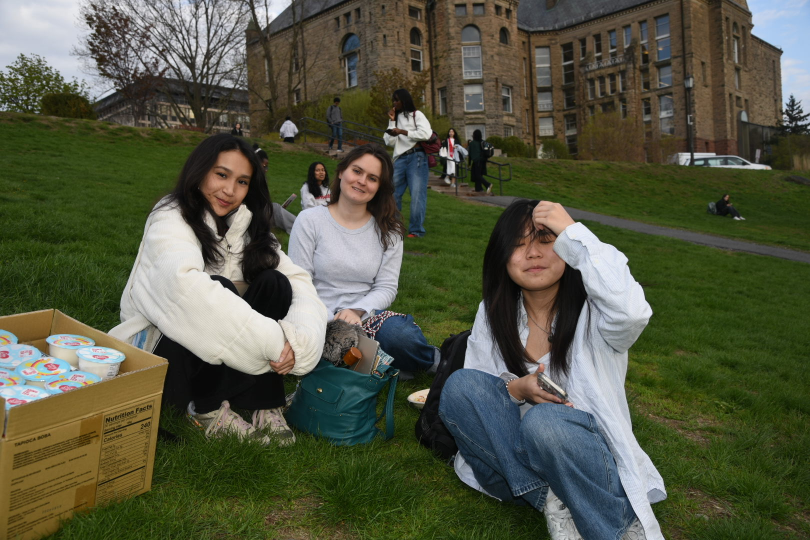
#> input picture images/gallery/IMG_1819.JPG, 1620 x 1080 px (shown at 1/2 size)
$ python compress_images.py ../images/gallery/IMG_1819.JPG ../images/gallery/IMG_1870.JPG
#> lines starting #> are read from the running program, lines starting #| are printed output that depends on the picture
#!/usr/bin/env python3
"""Resize+recompress images for the CUSail site: max 900px long side, JPEG q82."""
import sys
from pathlib import Path
from PIL import Image, ImageOps

MAX_DIM = 900
JPEG_QUALITY = 82

def process_one(src: Path, dest: Path):
    img = Image.open(src)
#> img is the input picture: PIL image 1620x1080 RGB; mean R, G, B 83.7, 86.7, 66.3
    img = ImageOps.exif_transpose(img)
    img = img.convert("RGB") if img.mode in ("RGBA", "P") else img
    w, h = img.size
#> w = 1620; h = 1080
    scale = MAX_DIM / max(w, h)
#> scale = 0.556
    if scale < 1:
        img = img.resize((round(w * scale), round(h * scale)), Image.LANCZOS)
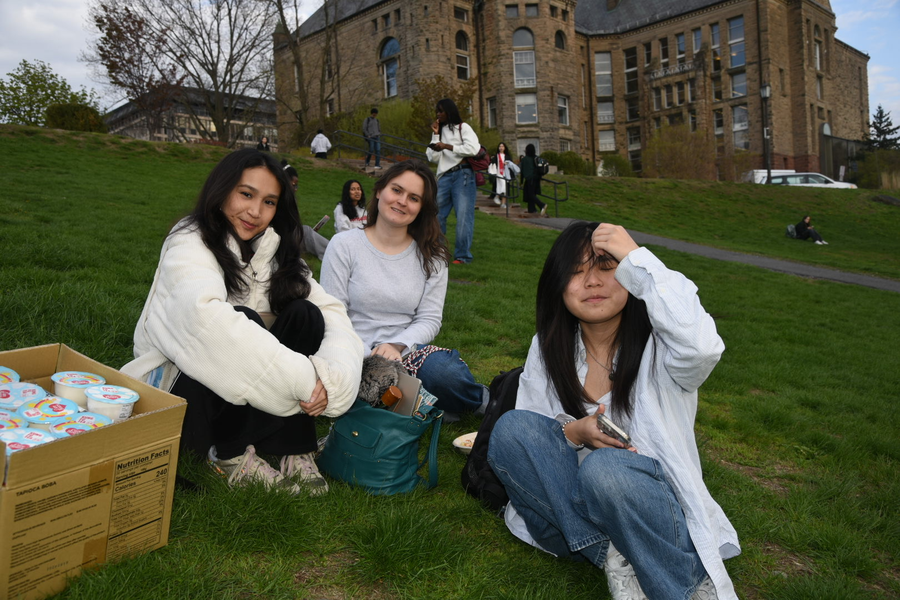
#> img: PIL image 900x600 RGB; mean R, G, B 83.7, 86.7, 66.3
    dest.parent.mkdir(parents=True, exist_ok=True)
    if dest.suffix.lower() in (".jpg", ".jpeg"):
        img.save(dest, "JPEG", quality=JPEG_QUALITY, optimize=True)
    else:
        img.save(dest, optimize=True)

def main():
    if len(sys.argv) != 3:
        print("usage: compress_images.py <src_file_or_dir> <dest_dir>")
        sys.exit(1)
    src, dest_dir = Path(sys.argv[1]), Path(sys.argv[2])
    files = [src] if src.is_file() else [
        p for p in src.rglob("*") if p.suffix.lower() in (".jpg", ".jpeg", ".png")
    ]
    for f in files:
        rel = f.name if src.is_file() else f.relative_to(src)
        out = dest_dir / rel
        process_one(f, out)
#> (the run stopped early here; a loop or call above may not have finished)

$ run again, on images/gallery/IMG_1890.JPG
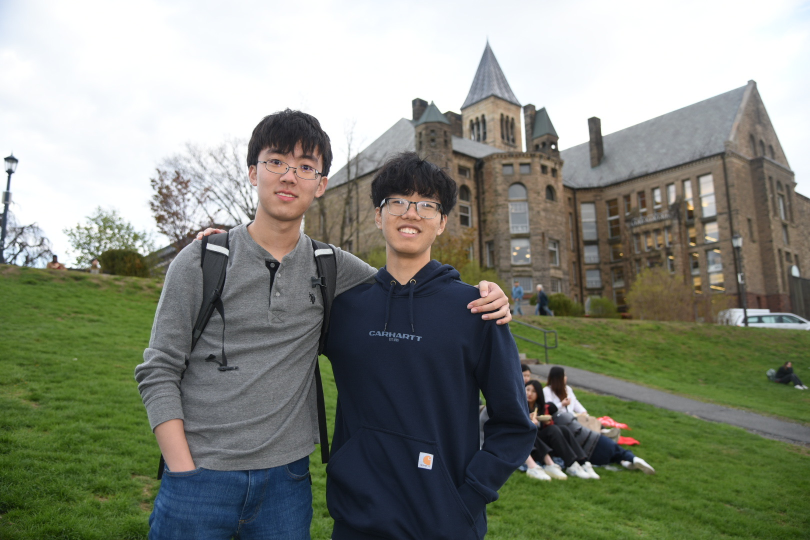
#> input picture images/gallery/IMG_1890.JPG, 1620 x 1080 px (shown at 1/2 size)
#> in process_one, img is the input picture: PIL image 1620x1080 RGB; mean R, G, B 133.2, 137.9, 125.4
#> in process_one, `img = img.resize((round(w * scale), round(h * scale)), Image.LANCZOS)`:
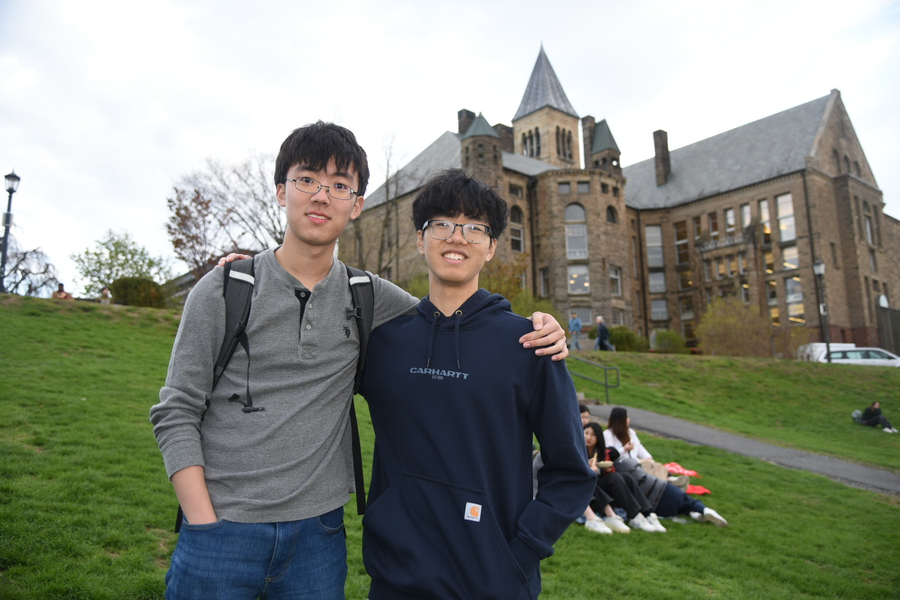
#> img: PIL image 900x600 RGB; mean R, G, B 133.2, 137.9, 125.4

$ run again, on images/gallery/IMG_6789.JPG
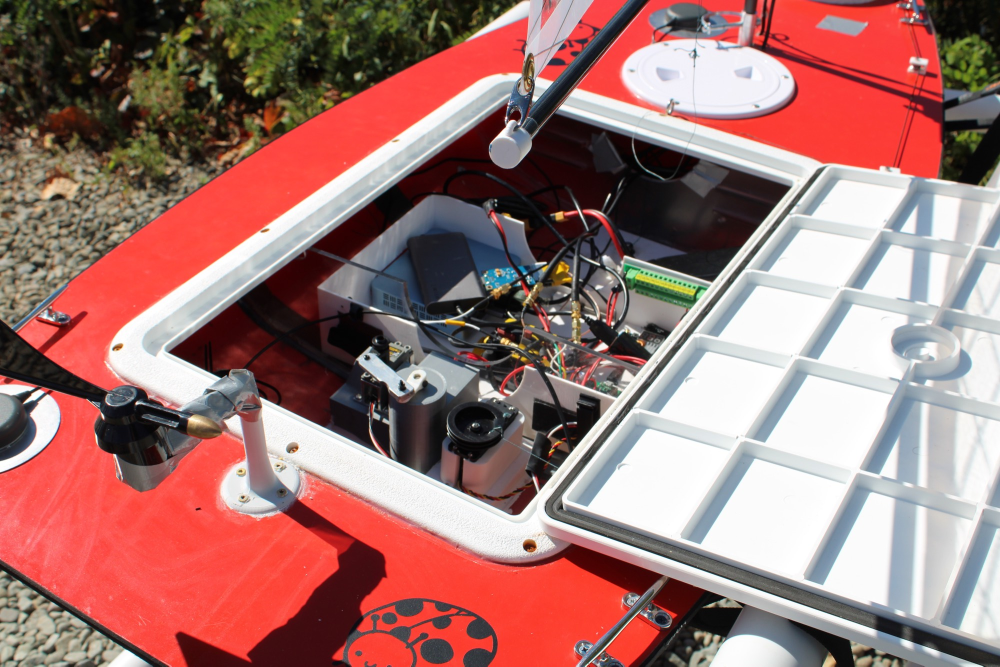
#> input picture images/gallery/IMG_6789.JPG, 2000 x 1333 px (shown at 1/2 size)
#> in process_one, img is the input picture: PIL image 2000x1333 RGB; mean R, G, B 159.7, 116.7, 112.9
#> in process_one, `img = img.resize((round(w * scale), round(h * scale)), Image.LANCZOS)`:
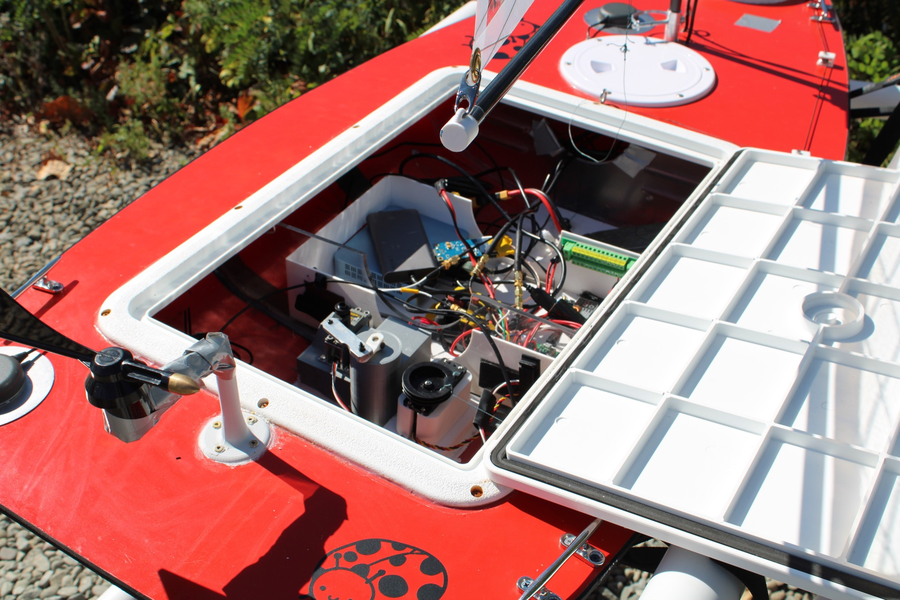
#> img: PIL image 900x600 RGB; mean R, G, B 159.7, 116.7, 112.9

$ run again, on images/gallery/IMG_6796.JPG
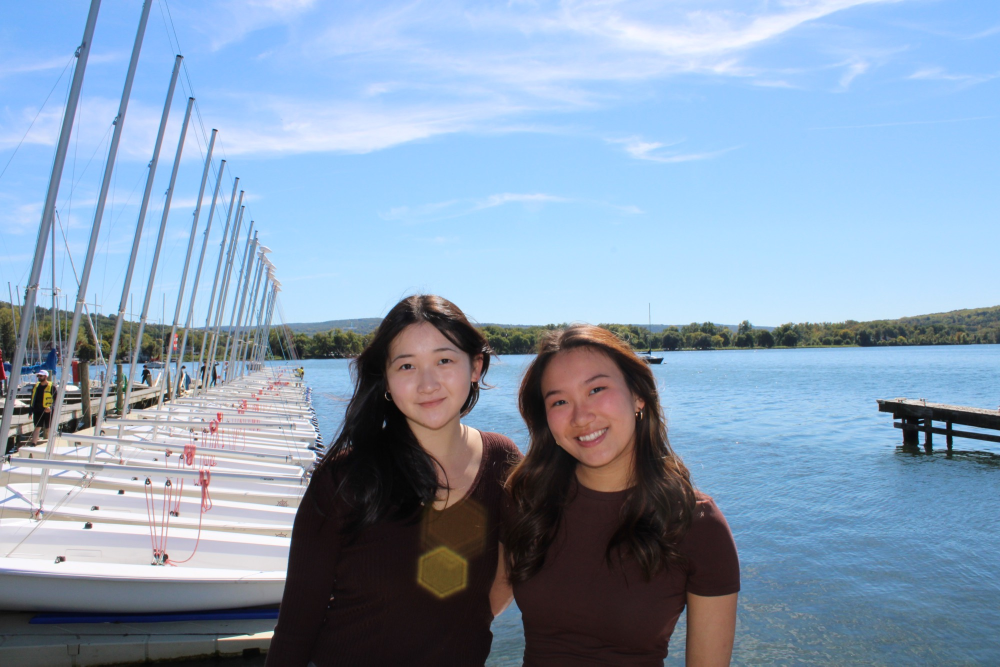
#> input picture images/gallery/IMG_6796.JPG, 2000 x 1333 px (shown at 1/2 size)
#> in process_one, img is the input picture: PIL image 2000x1333 RGB; mean R, G, B 136, 157.8, 182.1
#> in process_one, `img = img.resize((round(w * scale), round(h * scale)), Image.LANCZOS)`:
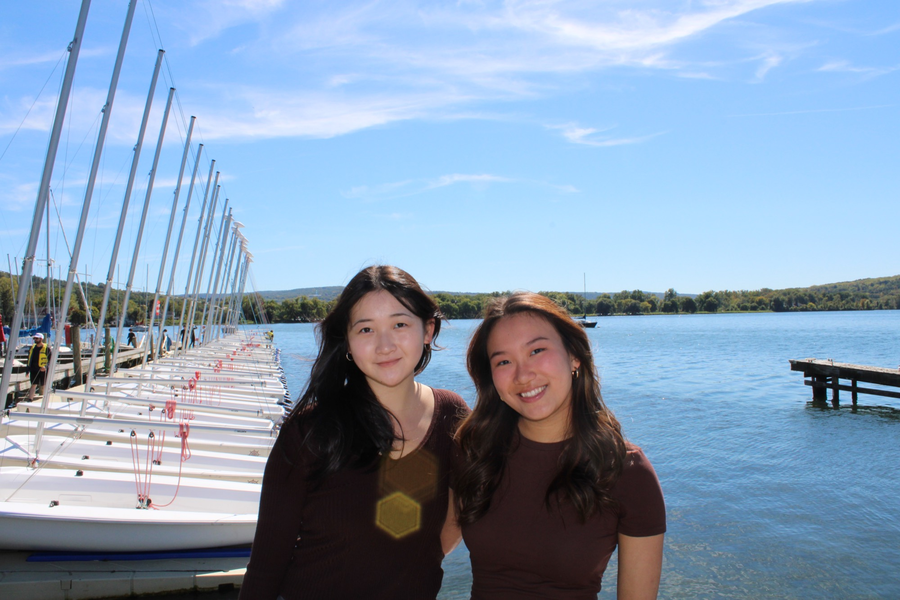
#> img: PIL image 900x600 RGB; mean R, G, B 136, 157.8, 182.1
